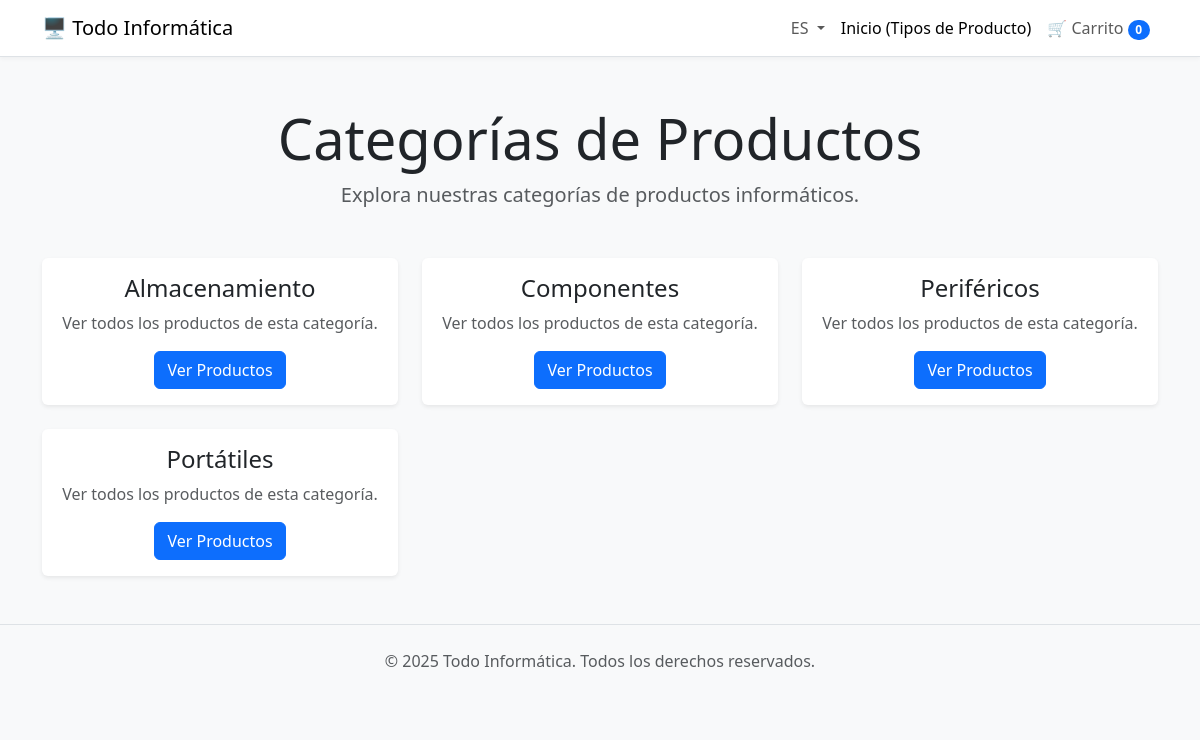
The page / on the database its author committed.
### appTodoInformaticaProyecto/models.py (models this page shows, shortened)
class TipoProducto(models.Model):
    nombre = models.CharField(max_length=50)

### appTodoInformaticaProyecto/views.py (the view)
# urls.py: path('', IndexTipoProductoView.as_view(), name='index'),
class IndexTipoProductoView(ListView):
    model = TipoProducto
    template_name = 'index_tipoProducto.html'
    context_object_name = 'tipos'
    ordering = ['nombre']

### Templates/index_tipoProducto.html (shortened to what this page needs)
{% extends 'base.html' %}
{% load static %}
{% load i18n %}
{% block content %}
  <div class="text-center mb-5">
    <h1 class="display-4">{% trans "Categorías de Productos" %}</h1>
    <p class="lead text-muted">{% trans "Explora nuestras categorías de productos informáticos." %}</p>
  </div>
  <div class="row row-cols-1 row-cols-md-3 g-4">
    {% if tipos %}
      {% for tipo in tipos %}
        <div class="col">
          <div class="card h-100 shadow-sm border-0">
            <div class="card-body text-center">
              <h5 class="card-title fs-4">{{ tipo.nombre }}</h5>
              <p class="card-text text-muted">{% trans "Ver todos los productos de esta categoría." %}</p>
              <a href="{% url 'detail' tipo.id %}" class="btn btn-primary">
                {% trans "Ver Productos" %}
              </a>
            </div>
          </div>
        </div>
      {% endfor %}
    {% else %}
      <p class="text-center">{% trans "No hay tipos de producto disponibles." %}</p>
    {% endif %}
  </div>
{% endblock %}

### Templates/base.html (style rules this page uses)
body { background-color: #f8f9fa; }
.card { transition: all 0.2s ease-in-out; }

### rows shown on the page
TipoProducto: nombre "Almacenamiento"
TipoProducto: nombre "Componentes"
TipoProducto: nombre "Periféricos"
TipoProducto: nombre "Portátiles"

### other values the page prints
{{ LANGUAGE_CODE|upper }} "ES"
{{ request.session.cart_total_items|default:"0" }} "0"
